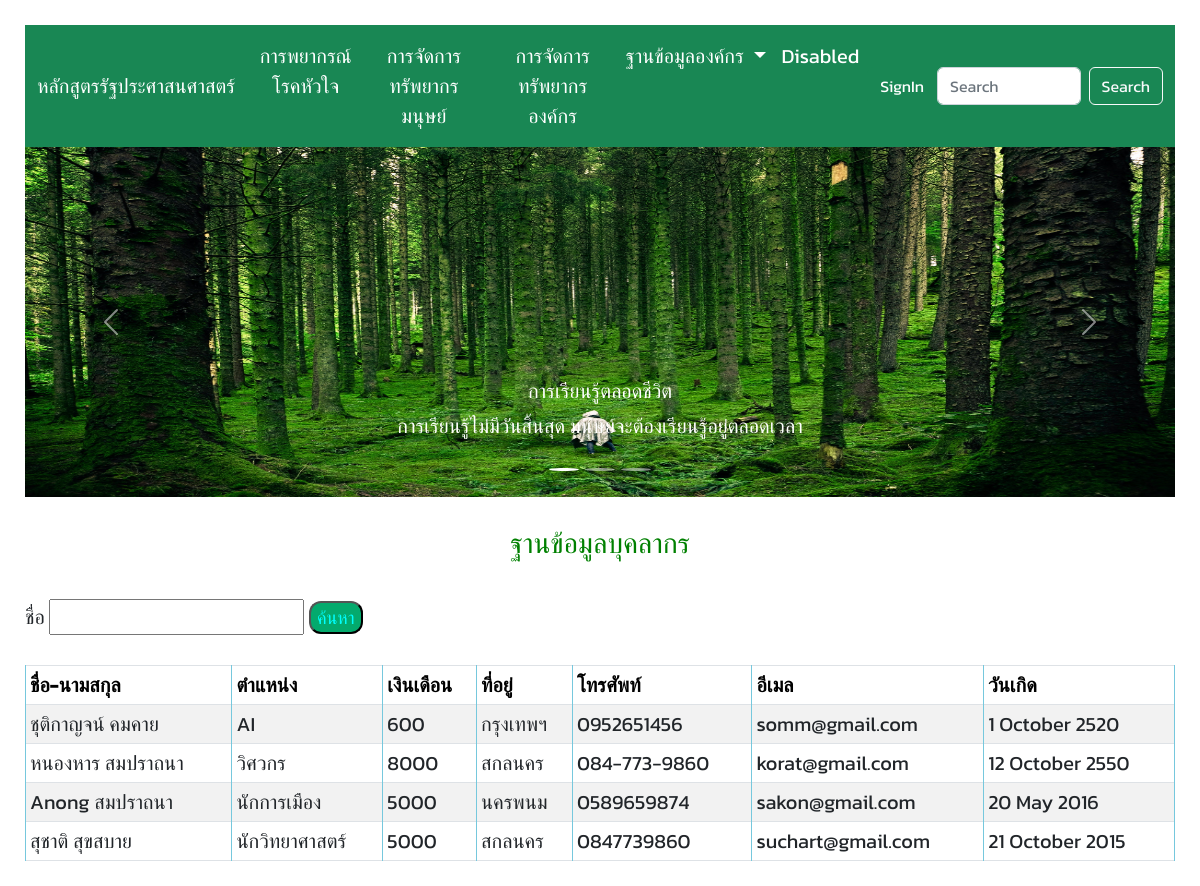
Screenshot of /search_read/ with the database file from the repository.
### myapp/models.py (models this page shows)
class Employee(models.Model):
    firstname = models.CharField(max_length=50)
    lastname = models.CharField(max_length=50)
    gender = models.CharField(
        max_length=50,
        choices=[('Male', 'Male'), ('Female', 'Female')],
        default='Male'
        )
    position = models.CharField(max_length=50)
    salary = models.PositiveIntegerField()
    address = models.TextField()
    email = models.EmailField(unique=True, null=True, blank=True)
    phone = models.CharField(max_length=30, unique=True)
    birthday = models.DateField()
    religion = models.CharField(
        max_length=20,
        choices=[('พุทธ','พุทธ'), ('คริสต์', 'คริสต์'), ('อิสลาม', 'อิสลาม'), ('อื่นๆ', 'อื่นๆ')],
        default='พุทธ'
        )
    addition_note = models.TextField(null=True, blank=True)

### myapp/views.py (the view)
# urls.py: path('search_read/', views.search_read, name='search_read'),
def search_read(request):
    if request.method =='POST':
        kw = request.POST.get('name','')
        form = SearchRead(request.POST, initial={'name':kw})
    else:
        kw = request.GET.get('name','')
        form = SearchRead(initial={'name':kw})
    data = Employee.objects.filter(Q(firstname__contains=kw)|Q(lastname__contains=kw))[:10]
    return render(request,'./database/employee-read.html', { 'form' : form, 'data' : data })

### myapp/forms.py
class SearchRead(forms.Form):
    name = forms.CharField(label='ชื่อ', required=False)

### myapp/templates/database/employee-read.html
{% extends 'heart/main.html' %} {% block content %}
<br />
<div>
  <h3>ฐานข้อมูลบุคลากร</h3>
</div>
<br />
<form>
  {{ form.name.label }} {{ form.name}}
  <button>ค้นหา</button>
</form>
<br />
<table class="table table-striped table-bordered table-sm">
  <thead class="thead-dark">
    <tr>
      <th>ชื่อ-นามสกุล</th>
      <th>ตำแหน่ง</th>
      <th>เงินเดือน</th>
      <th>ที่อยู่</th>
      <th>โทรศัพท์</th>
      <th>อีเมล</th>
      <th>วันเกิด</th>
    </tr>
  </thead>
  {% for r in data %}
  <tr>
    <td>{{ r.firstname }} {{ r.lastname }}</td>
    <td>{{ r.position }}</td>
    <td>{{ r.salary }}</td>
    <td>{{ r.address }}</td>
    <td>{{ r.phone }}</td>
    <td>{{ r.email }}</td>
    <td>{{ r.birthday|date:'j F Y' }}</td>
  </tr>
  {% endfor %}
</table>
{% endblock %}

### myapp/templates/heart/main.html (shortened to what this page needs)
{% load static %}
<!DOCTYPE html>
<html lang="en">
<head>
  <link href="https://cdn.jsdelivr.net/npm/bootstrap@5.2.3/dist/css/bootstrap.min.css" rel="stylesheet"
 />
  <link href="{% static 'css/style.css' %}" rel="stylesheet" />
</head>
<body>
  <nav class="navbar navbar-expand-lg navbar-dark bg-success">
    <div class="container-fluid">
      <a class="navbar-brand" href="#">หลักสูตรรัฐประศาสนศาสตร์</a>
      <div class="collapse navbar-collapse" id="navbarSupportedContent">
        <ul class="navbar-nav me-auto mb-2 mb-lg-0">
          <li class="nav-item">
            <a class="nav-link active" aria-current="page" href="{% url 'predictor' %}">การพยากรณ์โรคหัวใจ</a>
          </li>
          <li class="nav-item">
            <a class="nav-link active" aria-current="page"
              href="{% url 'employee_create' %}">การจัดการทรัพยากรมนุษย์</a>
          </li>
          <li class="nav-item">
            <a class="nav-link active" aria-current="page" href="{% url 'createcrispy' %}">การจัดการทรัพยากรองค์กร</a>
          </li>
          <li class="nav-item dropdown">
            <a class="nav-link dropdown-toggle active" href="#" role="button" data-bs-toggle="dropdown"
              aria-expanded="false">
              ฐานข้อมูลองค์กร
            </a>
          </li>
          <li class="nav-item">
            <a class="nav-link active" href="#">Disabled</a>
          </li>
        </ul>
        <li class="nav-item btn btn-success">
          <a class="nav-link active" href="{% url 'member_signin' %}">SignIn</a>
        </li>
        <form class="d-flex" role="search">
          <input class="form-control me-2" type="search" placeholder="Search" aria-label="Search" />
          <button class="btn btn-outline-light" type="submit">Search</button>
        </form>
      </div>
    </div>
  </nav>
  {% include 'heart/slider.html' %} {% block content %} {% endblock %}
</body>
</html>

### myapp/templates/heart/slider.html (shortened to what this page needs)
{% load static %}
  <div id="carouselExampleCaptions" class="carousel slide" data-bs-ride="false">
    <div class="carousel-indicators">
      <button
        type="button"
        data-bs-target="#carouselExampleCaptions"
        data-bs-slide-to="0"
        class="active"
        aria-current="true"
        aria-label="Slide 1"
      ></button>
      <button
        type="button"
        data-bs-target="#carouselExampleCaptions"
        data-bs-slide-to="1"
        aria-label="Slide 2"
      ></button>
      <button
        type="button"
        data-bs-target="#carouselExampleCaptions"
        data-bs-slide-to="2"
        aria-label="Slide 3"
      ></button>
    </div>
    <div class="carousel-inner">
      <div class="carousel-item active">
        <img
          src="{% static 'images/p1.jpg' %}"
          height="350px"
          class="d-block w-100"
          alt="..."
        />
        <div class="carousel-caption d-none d-md-block">
          <h5>การเรียนรู้ตลอดชีวิต</h5>
          <p>การเรียนรู้ไม่มีวันสิ้นสุด มนุษย์จะต้องเรียนรู้อยู่ตลอดเวลา</p>
        </div>
      </div>
    </div>
    <button
      class="carousel-control-prev"
      type="button"
      data-bs-target="#carouselExampleCaptions"
      data-bs-slide="prev"
    >
      <span class="carousel-control-prev-icon" aria-hidden="true"></span>
    </button>
    <button
      class="carousel-control-next"
      type="button"
      data-bs-target="#carouselExampleCaptions"
      data-bs-slide="next"
    >
      <span class="carousel-control-next-icon" aria-hidden="true"></span>
    </button>
  </div>

### static/css/style.css (style rules this page uses)
body { font-family: "Kanit", sans-serif; font-size: 20px; font-weight: normal; height: 100%; margin: 25px 0; padding-left: 25px; padding-right: 25px; }
a { font-family: "Kanit", sans-serif; font-size: 18px; }
div { font-family: "Kanit", sans-serif; text-align: center; color: green; }
table, th, td { border: 1px solid rgb(118, 200, 221); }
th { background-color: #04aa6d; color: black; }
button { font-family: "Kanit", sans-serif; font-size: 18px; border-radius: 12px; color: aqua; background-color: #04aa6d; cursor: pointer; }

### rows the page displays
Employee: firstname "ชุติกาญจน์", lastname "คมคาย", position "AI", salary "600", address "กรุงเทพฯ", phone "0952651456", email "somm@gmail.com", birthday "1 October 2520"
Employee: firstname "หนองหาร", lastname "สมปราถนา", position "วิศวกร", salary "8000", address "สกลนคร", phone "084-773-9860", email "korat@gmail.com", birthday "12 October 2550"
Employee: firstname "Anong", lastname "สมปราถนา", position "นักการเมือง", salary "5000", address "นครพนม", phone "0589659874", email "sakon@gmail.com", birthday "20 May 2016"
Employee: firstname "สุชาติ", lastname "สุขสบาย", position "นักวิทยาศาสตร์", salary "5000", address "สกลนคร", phone "0847739860", email "suchart@gmail.com", birthday "21 October 2015"
